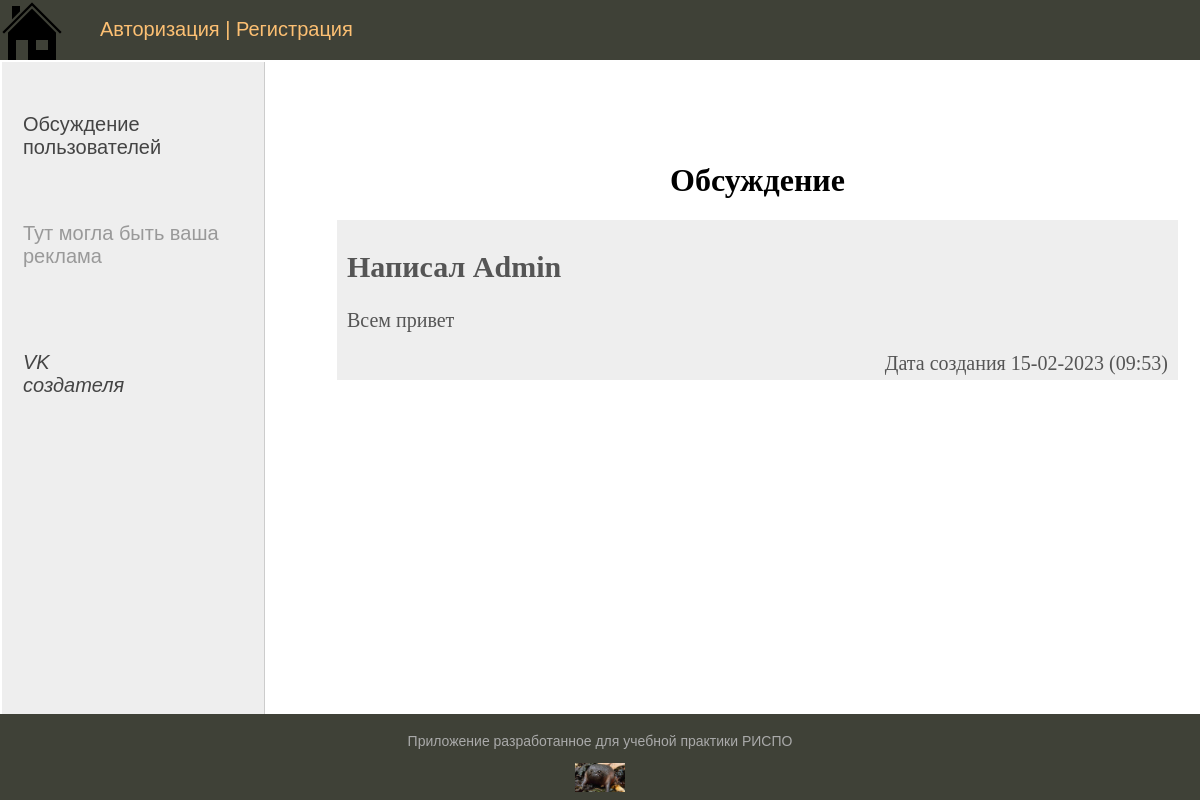
The app's page /discussion/, older data.
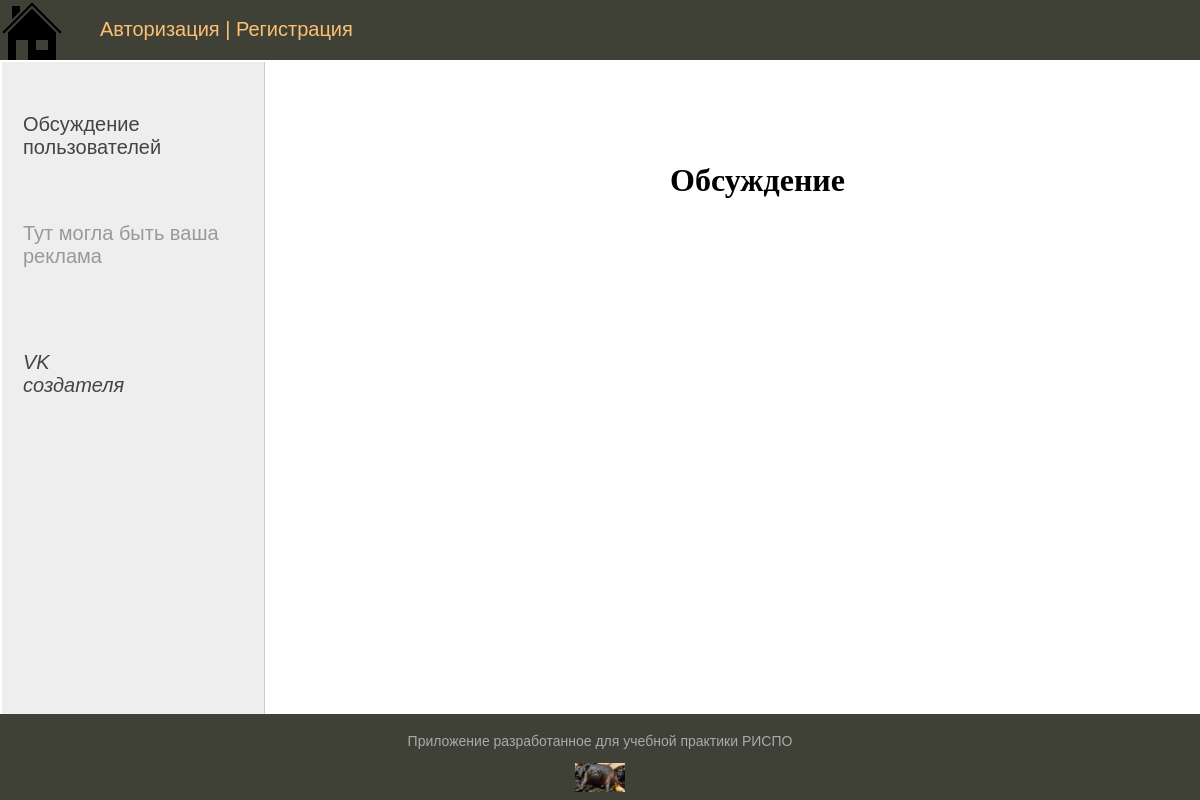
The same page, newer data.
### people_active/models.py (models this page shows, shortened)
class DiscussionActive(models.Model):
    message = models.CharField(max_length=500, db_index=True, verbose_name="Сообщение")
    name = models.CharField(max_length=100, db_index=True, verbose_name="Никнейм")
    date = models.DateTimeField(auto_now_add=True, verbose_name="Дата создания", null=True)
    class Meta:
        verbose_name_plural = "Сообщения"
        ordering = ["-date"]

### people_active/views.py (the view)
# urls.py: path("discussion/", Discussion.as_view(), name="discussion"),
class Discussion(DataMixin, ListView):
    model = DiscussionActive
    template_name = "discussion.html"
    context_object_name = "discussion"
    def get_context_data(self, **kwargs):
        context = super().get_context_data(**kwargs)
        data_mixin_def = self.get_user_context(title="Обсуждение")
        return context | data_mixin_def

### people_active/utils.py (called while the page is built)
    def get_user_context(self, **kwargs):
        context = kwargs
        groups = Groups.objects.all()
        user_menu = menu.copy()
        if not self.request.user.is_authenticated:
            user_menu.pop(2)
        context["menu"] = user_menu
        context["group"] = groups
        return context

### people_active/templates/discussion.html (shortened to what this page needs)
{% extends 'base.html' %}
{% block content %}
<h1 align="center">{{ title }}</h1>
{% for ds in discussion %}
<div class="article-panel">
    <h2>
        Написал {{ ds.name }}
    </h2>
    <p>
        {{ ds.message }}
    </p>
    <p class="last">Дата создания {{ ds.date|date:"d-m-Y (H:i)" }} </p>
</div>
{% endfor %}
{% endblock content %}

### people_active/templates/base.html (shortened to what this page needs)
{% load static %}
<!DOCTYPE html>
<html lang="en">
<head>
    <link type="text/css" href="{% static 'people_active/css/styles.css' %} " rel="stylesheet"/>
</head>
<body>
<table class="table-page" border=0 cellpadding=0 cellspacing="0">
<tr>
    <td valign="top">
        {% block mainmenu %}
        <div class="header">
            <ul id="mainmenu" class="mainmenu">
                <li class="logo"><a href="{% url 'home' %}" title="На главную">
                    <div class="logo"><img src="{% static 'people_active/images/house.ico' %}"></div>
                </a></li>
                {% if request.user.is_authenticated  and request.user.is_superuser or request.user.is_staff %}
                <li class="last">
                    Привет администратор <i><a href="{% url 'profile' %}">{{ user.username }}</a></i> | <a href="{% url 'logout' %}">Выйти</a>
                </li>
                {% else %}
                    {% if request.user.is_authenticated %}
                <li class="last">
                    Привет <i><a href="{% url 'profile' %}">{{ user.username }}</a></i> | <a href="{% url 'logout' %}">Выйти</a>
                </li>
                {% else %}
                <li>
                        <a href="{% url 'login' %}">
                            Авторизация
                        </a>|
                    <a href="{% url 'register' %}">
                        Регистрация
                    </a>
                    </li>
                {% endif %}
                {% endif %}
            </ul>
        </div>
        {% endblock mainmenu %}
<table class="table-page">
<tr>
    <td valign="top" class="left-chapters">
        <ul id="leftchapters">
            <li>
                <div>
                    <p>
                       <a href="{% url 'discussion' %}">Обсуждение пользователей</a>
                    </p>
                </div>
                 <br>
                <div>
                    <p>Тут могла быть ваша реклама</p>
                </div>
            </li>
            <li class="share">
                <p>
                    <a href="https://vk.com/gasakrus" target="_blank"><br><i>VK создателя</i></a>
                </p>
            </li>
        </ul>
    </td>
<td valign="top" class="content">
    <div class="content-text">
        {% block content %}
        {% endblock content %}
    </div>
</td>
</tr>
</table>
    </td>
</tr>
<tr>
    <td valign=top>
	<div id="footer">
		<p align="middle">
            Приложение разработанное для учебной практики РИСПО
        </p>
        <center>
            <img src="{% static 'people_active/images/jabka.jpg' %}" height="50 px" width="50 px"  >
        </center>
	</div>
</td>
</tr>
</table>
</body>
</html>

### people_active/static/people_active/css/styles.css (style rules this page uses)
html, body { font-family: 'Arial'; margin: 0; padding: 0; height: 100%; width: 100%; color: #444; }
a { color: #0059b2; text-decoration: none; }
img { max-width: 600px; height: auto; }
.table-page { width: 100%; height: 100%; vertical-align: top; }
.table-page tr { height: 100%; }
.header { background: #3F4137; height: 60px; }
.logo { background: url('../images/дом.png') no-repeat 10px 5px; width: 70px; height: 60px; }
ul.mainmenu { list-style: none; margin: 0; padding: 0; height: 60px; color: #fdc073; font-size: 20px; overflow: hidden; }
ul.mainmenu li { float: left; margin: 18px 40px 0 30px; }
ul.mainmenu li.logo { margin: 0; }
ul.mainmenu li a { color: #fdc073; text-decoration: none; }
.left-chapters { margin: 0; background: #eee; border-right: 1px solid #ccc; min-height: 100%; }
.left-chapters ul { width: 230px; min-height: 100%; margin: 0; padding: 20px 10px 10px 20px; list-style: none; font-size: 20px; }
.left-chapters ul li { margin: 30px 0 0 0; color: #999; }
.left-chapters ul li a { color: #444; text-decoration: none; }
.left-chapters ul li.share { margin: 60px 0 0 0; }
.left-chapters ul li.share p { margin: 30px 0 30px 0; }
.left-chapters ul li.share a { display: inline-block; width: 40px; height: 40px; margin: 0 20px 0 0; }
.content { padding: 40px 20px 20px 40px; width: 100%; box-sizing: border-box; }
.content-text { margin: 60px 0 0 30px; color: #000; font-size: 20px; font-family: Yandex Sans Display Light; }
.content-text h1 { font-size: 32px; }
#footer { box-sizing: border-box; background: #3F4137; padding: 5px; color: #aaa; font-size: 14px; font-family: Verdana, Geneva, Arial, Helvetica; text-align: left; overflow: hidden; }

Row changes from the older to the newer data that the page shows:
removed DiscussionActive: name "Admin", message "Всем привет", date "15-02-2023 (09:53)"
